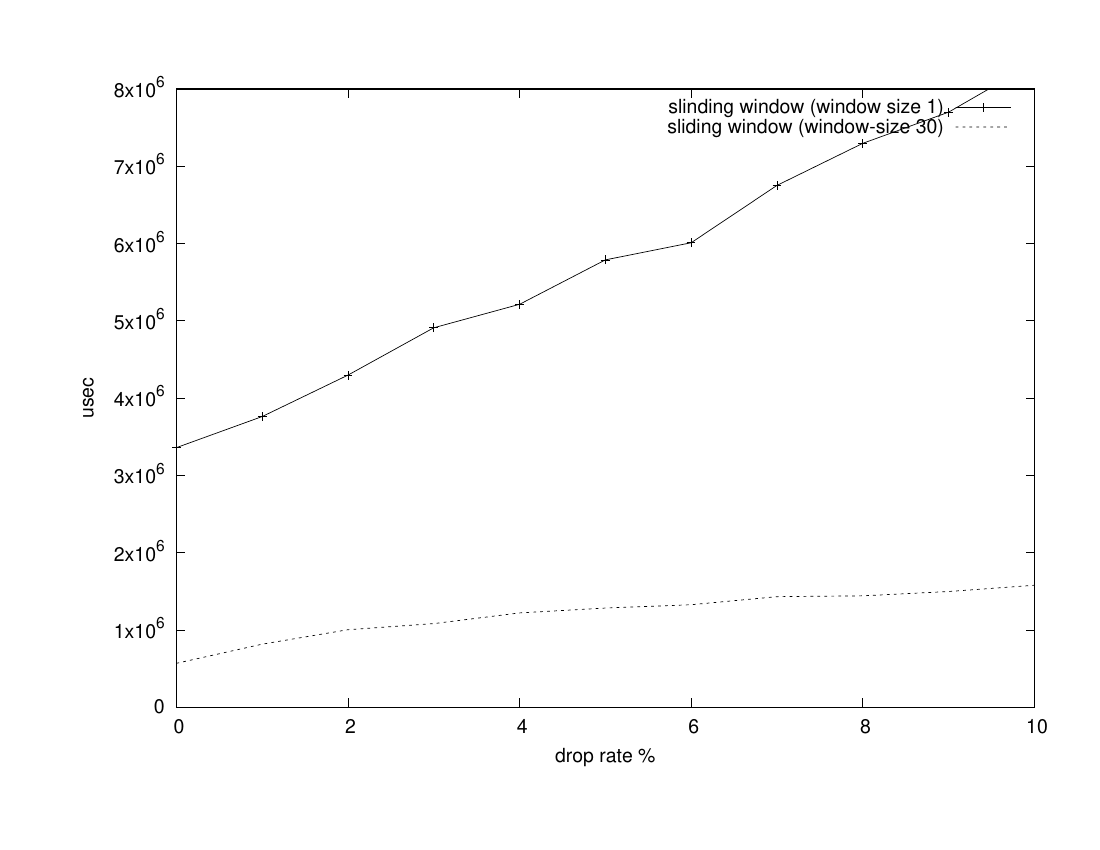

This figure's gnuplot source:
set terminal postscript landscape
set nolabel
set xlabel "drop rate %"
set xrange [0:10]
set ylabel "usec"
set yrange [0:8000000]
set output "udpa.ps"
plot "window-1.dat" title "slinding window (window size 1)" with linespoints, "window-30.dat" title "sliding window (window-size 30)" with line